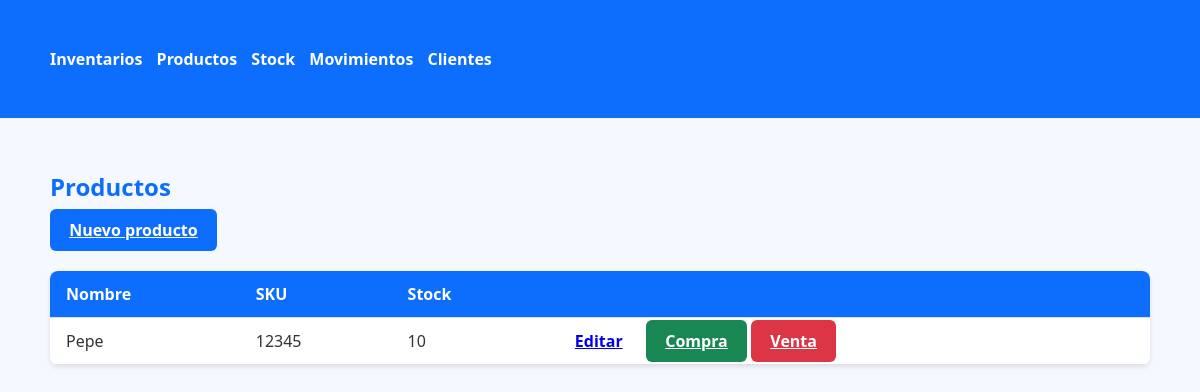
Page /products on the committed database.
### app.py (models this page shows)
class Product(db.Model):
    id = db.Column(db.Integer, primary_key=True)
    name = db.Column(db.String(100), nullable=False)
    sku = db.Column(db.String(50), unique=True, nullable=True)
    stock = db.Column(db.Integer, default=0)
    cost = db.Column(db.Float, default=0)   # costo unitario
    price = db.Column(db.Float, default=0)  # precio unitario
    created_at = db.Column(db.DateTime, default=datetime.utcnow)

### app.py (the view)
@app.route('/products')
def products():
    products = Product.query.order_by(Product.name).all()
    return render_template('products.html', products=products)

### templates/products.html
{% extends 'base.html' %}
{% block content %}
<div class="d-flex justify-content-between align-items-center mb-3">
  <h2>Productos</h2>
  <a class="btn btn-primary" href="{{ url_for('new_product') }}">Nuevo producto</a>
</div>
<table class="table table-striped">
<thead><tr><th>Nombre</th><th>SKU</th><th>Stock</th><th></th></tr></thead>
<tbody>
{% for p in products %}
<tr>
  <td>{{ p.name }}</td>
  <td>{{ p.sku or '' }}</td>
  <td>{{ p.stock }}</td>
  <td>
    <a class="btn btn-sm btn-outline-secondary" href="{{ url_for('edit_product', product_id=p.id) }}">Editar</a>
    <a class="btn btn-sm btn-success" href="{{ url_for('new_purchase') }}">Compra</a>
    <a class="btn btn-sm btn-danger" href="{{ url_for('new_sale') }}">Venta</a>
  </td>
</tr>
{% endfor %}
</tbody>
</table>
{% endblock %}

### static/styles/style.css (style rules this page uses)
body { font-family: "Segoe UI", Tahoma, sans-serif; margin: 0; padding: 0; background-color: #f5f9ff; color: #333; }
h1, h2, h3 { color: #0d6efd; margin-bottom: 1rem; }
table { width: 100%; border-collapse: collapse; margin-bottom: 2rem; background: white; border-radius: 8px; overflow: hidden; box-shadow: 0 2px 5px rgba(0,0,0,0.1); margin-top: 30px; }
th, td { padding: 0.75rem 1rem; border-bottom: 1px solid #e0e0e0; text-align: left; }
th { background-color: #0d6efd; color: white; }
.btn { padding: 0.6rem 1.2rem; border: none; border-radius: 6px; cursor: pointer; font-weight: bold; }
.btn-primary { background-color: #0d6efd; color: white; }
.btn-danger { background-color: #dc3545; color: white; }
.btn-success { background-color: #198754; color: white; }

### rows in the picture
Product: name "Pepe", sku "12345", stock "10"
